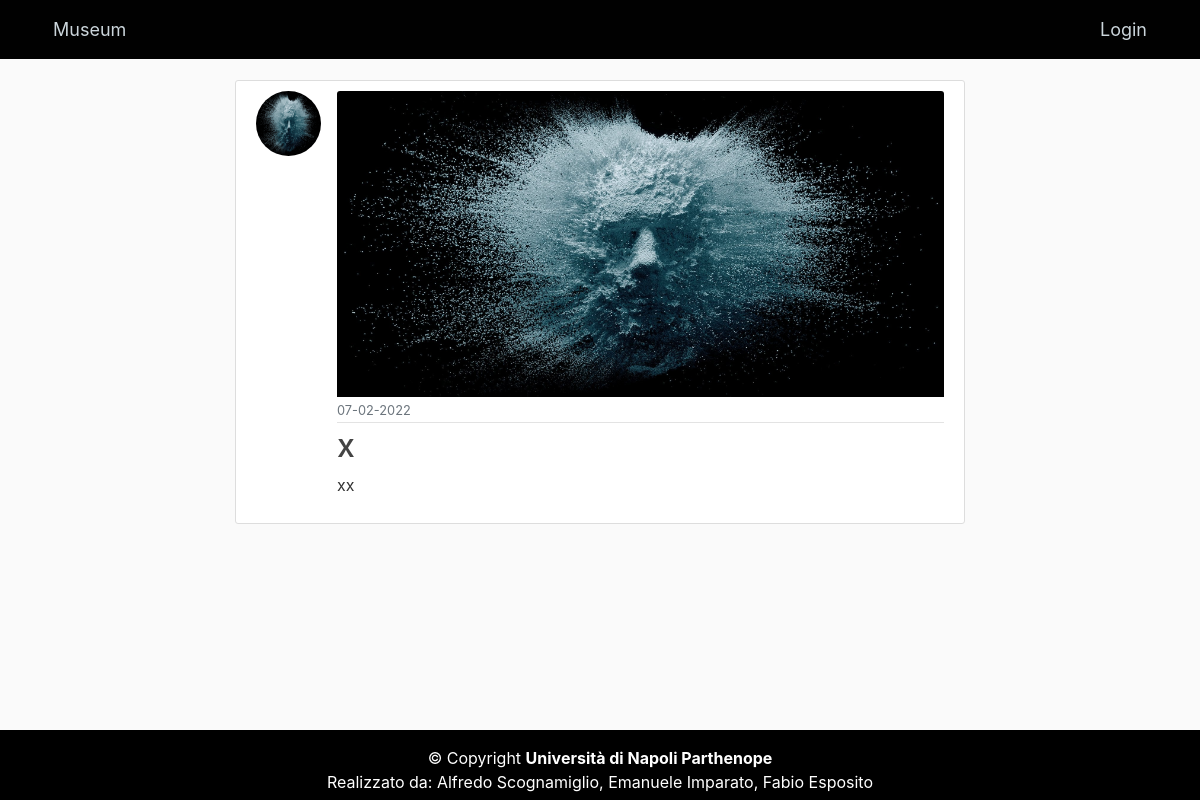
The page /post/3 on the database as committed earlier.
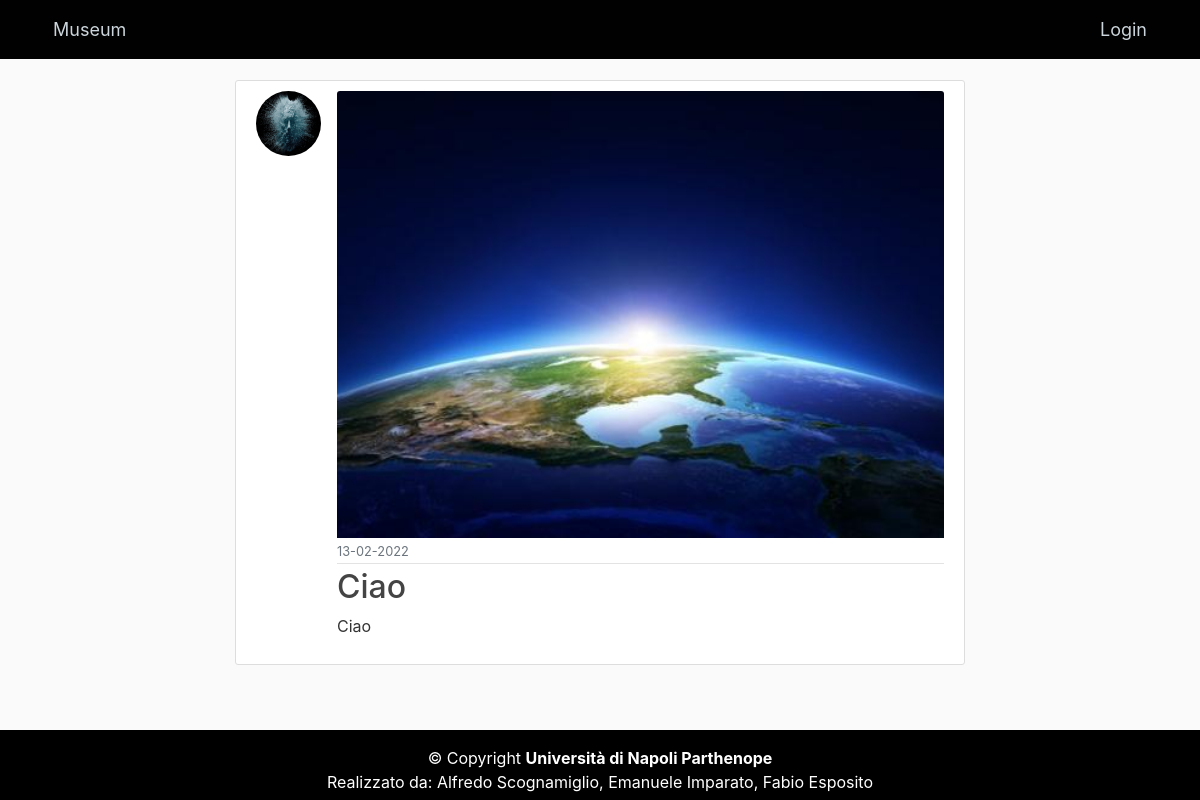
The same page on the database as committed later.
### MuseumProject/models.py (models this page shows)
class Post(db.Model):
    id = db.Column(db.Integer, primary_key=True)
    title = db.Column(db.String(100), nullable=False)
    descrizione = db.Column(db.Text, nullable=False)
    date_posted = db.Column(db.DateTime, nullable=False, default=datetime.utcnow)
    post_image = db.Column(db.String(20), nullable=False, default='defaultPNG.png')
    admin_id = db.Column(db.Integer, db.ForeignKey('administrator.id'), nullable=False)         #Chiave esterna che fa riferimento alla tab.Administrator

### MuseumProject/routes.py (the view)
@app.route("/post/<int:post_id>")
def post(post_id):
    post = Post.query.get_or_404(post_id)                                    #Se il post con l id ricercato non esiste viene fornito la pagina d errore
    return render_template('post.html', title=post.title, post=post)

### MuseumProject/templates/post.html (shortened to what this page needs)
{% extends "layout.html" %}
{% block content %}
  <article class="media content-section">
    <img class="rounded-circle article-img" src="{{ url_for('static', filename='images/' + post.poster.image_file) }}">
    <div class="media-body">
      <div class="article-metadata">
      <img src="{{ url_for('static', filename='images/' + post.post_image) }}" class="card-img-top">
        <small class="text-muted">{{ post.date_posted.strftime('%d-%m-%Y') }}</small>
      </div>
      <h2 class="article-title">{{ post.title }}</h2>
      <p class="article-content">{{ post.descrizione }}</p>
    </div>
  </article>
{% endblock content %}

Rows that differ between the two databases and show on the page:
changed Post: post_image: picture added in place of a placeholder; date_posted "07-02-2022" → "13-02-2022"; title "x" → "Ciao"; descrizione "xx" → "Ciao"
